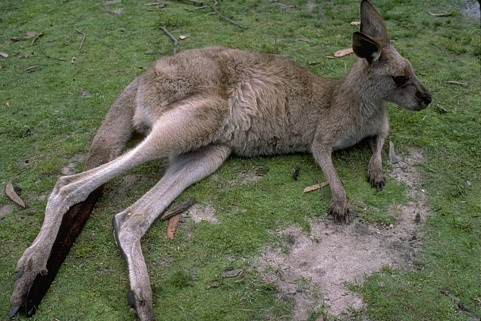
#> input picture images/compressed_20260421_103957.jpg, 481 x 321 px
$ python -i newhost.py   (imports and definitions only)
#> lines starting #> are read from the running program, lines starting #| are printed output that depends on the picture
"""Host side - Server that receives messages and sends automated responses.
Supports image and audio compression/retrieval with feature-based restoration."""

import socket
import threading
import time
from datetime import datetime
import os
import json
import base64
import hashlib
from PIL import Image, ImageFilter, ImageEnhance
import io
import numpy as np
from scipy import ndimage
from scipy.fftpack import fft
from scipy.io import wavfile
from scipy.signal import resample
import pickle

AUDIO_AVAILABLE = True

HOST = "127.0.0.1"
PORT = 5000

# Create directories if they don't exist
# [4 lines not run here, left out]


# ═══════════════════════════════════════════════════════════════════════════
# ========================== CHAT BOT FUNCTIONS =============================
# ═══════════════════════════════════════════════════════════════════════════

# [35 lines left out: functions generate_bot_response, log_message, not called in this run]


# ═══════════════════════════════════════════════════════════════════════════
# ======================== IMAGE PROCESSING FUNCTIONS =======================
# ═══════════════════════════════════════════════════════════════════════════

def extract_image_features(image_path: str) -> dict:
    """Extract comprehensive features from image for quality restoration."""
#> called with image_path = 'images/compressed_20260421_103957.jpg'
    try:
        img = Image.open(image_path)
#> img is the input picture: PIL image 481x321 RGB; mean R, G, B 98.5, 103.6, 81
        img_rgb = img.convert('RGB')
        img_array = np.array(img_rgb)

        features = {
            "original_size": os.path.getsize(image_path),
            "dimensions": img.size,
            "format": img.format,
            "mode": img.mode,
            "timestamp": datetime.now().isoformat(),
        }

        # File hash
        img_hash = hashlib.md5()
        with open(image_path, "rb") as f:
            for chunk in iter(lambda: f.read(4096), b""):
                img_hash.update(chunk)
        features["original_hash"] = img_hash.hexdigest()

        # Color statistics
        r, g, b = img_array[:, :, 0], img_array[:, :, 1], img_array[:, :, 2]
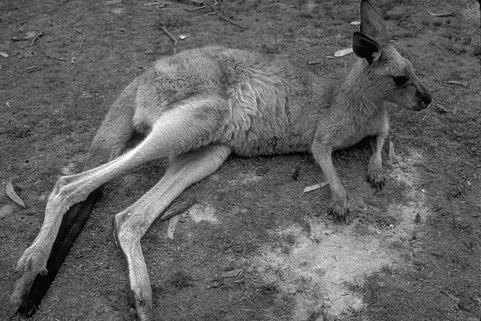
#> r: shape (321, 481); min 0, max 255, mean 98.5
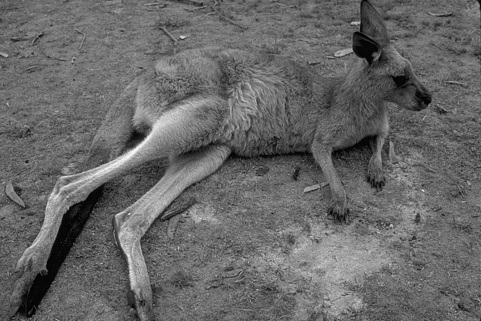
#> g: shape (321, 481); min 0, max 251, mean 103.6
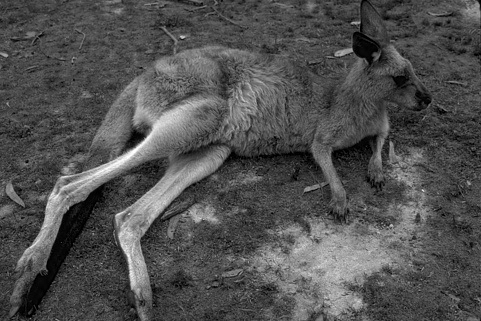
#> b: shape (321, 481); min 0, max 255, mean 81
        features["color_stats"] = {
            "mean_rgb": [int(r.mean()), int(g.mean()), int(b.mean())],
            "std_rgb": [float(r.std()), float(g.std()), float(b.std())],
            "histogram": {
                "r": r.flatten().tolist()[:256],
                "g": g.flatten().tolist()[:256],
                "b": b.flatten().tolist()[:256],
            }
        }

        # Edge detection
        gray = np.array(img_rgb.convert('L'))
        edges = ndimage.sobel(gray)
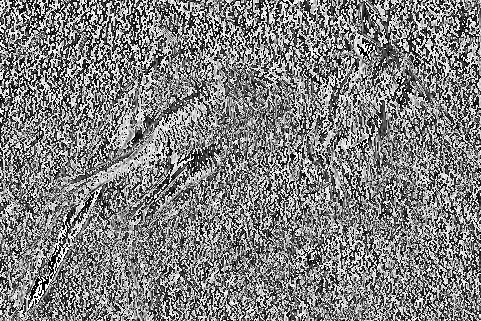
#> edges: shape (321, 481); min 0, max 255, mean 128.4
        features["edge_stats"] = {
            "edge_mean": float(edges.mean()),
            "edge_std": float(edges.std()),
            "edge_max": float(edges.max()),
            "sharpness": float(np.sum(edges ** 2) / edges.size),
        }

        # Frequency domain (DCT)
        from scipy.fftpack import dct
        dct_coeffs = dct(dct(gray, axis=0), axis=1)
        threshold = np.percentile(np.abs(dct_coeffs), 90)
#> threshold = 20871.7
        significant_dct = dct_coeffs[np.abs(dct_coeffs) > threshold]
#> significant_dct = 15440 values, max 61457084 at index 0, min -2468399.8 at index 2, mean 3303.9
        features["frequency_info"] = {
            "dct_mean": float(dct_coeffs.mean()),
            "dct_std": float(dct_coeffs.std()),
            "dct_energy": float(np.sum(dct_coeffs ** 2)),
            "significant_coeffs_count": int(len(significant_dct)),
        }

        # Contrast & brightness
        features["luminance_info"] = {
            "min_gray": int(gray.min()),
            "max_gray": int(gray.max()),
            "contrast": int(gray.max() - gray.min()),
            "mean_gray": float(gray.mean()),
        }

        print("[HOST] ✓ Image features extracted: color stats, edges, frequency domain, luminance")
        return features

    except Exception as e:
        print(f"[HOST] Error extracting image features: {e}")
        return {}


def compress_image(image_path: str, quality: int = 94) -> str:
    """Compress image using JPEG at specified quality (94 = minimal loss)."""
    try:
        img = Image.open(image_path)

        if img.mode in ('RGBA', 'LA', 'P'):
            rgb_img = Image.new('RGB', img.size, (255, 255, 255))
            rgb_img.paste(img, mask=img.split()[-1] if img.mode == 'RGBA' else None)
            img = rgb_img

        timestamp = datetime.now().strftime("%Y%m%d_%H%M%S")
        compressed_filename = f"images/compressed_{timestamp}.jpg"
        img.save(compressed_filename, 'JPEG', quality=quality, optimize=True)

        original_size = os.path.getsize(image_path)
        compressed_size = os.path.getsize(compressed_filename)
        reduction = ((original_size - compressed_size) / original_size) * 100

        print(f"\n[HOST] ╔═══════════════════════════════════════════════════╗")
        print(f"[HOST] ║  IMAGE COMPRESSION COMPARISON                    ║")
        print(f"[HOST] ╚═══════════════════════════════════════════════════╝")
        print(f"[HOST] Original Size:   {original_size:>10,} bytes (100%)")
        print(f"[HOST] Compressed Size: {compressed_size:>10,} bytes ({100 - reduction:.1f}%)")
        print(f"[HOST] Size Reduction:  {reduction:>10.1f}% saved")
        print(f"[HOST] Quality:         {quality}% (JPEG) - Minimal loss\n")

        return compressed_filename

    except Exception as e:
        print(f"[HOST] Error compressing image: {e}")
        return None


# [72 lines left out: function retrieve_and_enhance_image, not called in this run]


def store_image_metadata(image_path: str, compressed_path: str, features: dict) -> str:
    """Store image metadata and features for later restoration."""
    try:
        timestamp = datetime.now().strftime("%Y%m%d_%H%M%S")
        metadata_file = f"images/metadata_{timestamp}.json"

        metadata = {
            "original_path": image_path,
            "compressed_path": compressed_path,
            "features": features,
            "compression_timestamp": timestamp,
        }

        with open(metadata_file, "w") as f:
            json.dump(metadata, f, indent=2)

        print(f"[HOST] ✓ Image metadata stored: {metadata_file}")
        return metadata_file

    except Exception as e:
        print(f"[HOST] Error storing image metadata: {e}")
        return None


def process_image_upload(image_path: str) -> dict:
    """Full image processing pipeline: extract features → compress → store metadata."""
    print(f"\n[HOST] Processing image: {image_path}")

    if not os.path.exists(image_path):
        return {"success": False, "message": "Image file not found"}

    try:
        features = extract_image_features(image_path)
#> features = 10 items
        if not features:
            return {"success": False, "message": "Failed to extract features"}

        compressed_path = compress_image(image_path, quality=94)
        if not compressed_path:
            return {"success": False, "message": "Failed to compress image"}

        metadata_file = store_image_metadata(image_path, compressed_path, features)
#> metadata_file = 'images/metadata_20261120_203343.json'

        return {
            "success": True,
            "message": "Image uploaded and processed successfully",
            "original_size": features.get("original_size"),
            "compressed_path": compressed_path,
            "metadata_file": metadata_file,
            "features": features,
        }

    except Exception as e:
        print(f"[HOST] Error in image processing: {e}")
        return {"success": False, "message": str(e)}


# ═══════════════════════════════════════════════════════════════════════════
# ======================== AUDIO PROCESSING FUNCTIONS =======================
# ═══════════════════════════════════════════════════════════════════════════

# [442 lines left out: functions extract_audio_features, compress_audio, retrieve_and_enhance_audio, store_audio_metadata, process_audio_upload, receive_and_respond and 1 more, not called in this run]


# [2 lines not run here, left out]

>>> result = process_image_upload('images/compressed_20260421_103957.jpg')
#> result = 6 items
